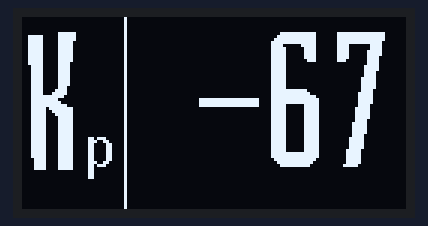
Simulated run of this sketch. Board: ESP32. Parts: 128×64 one-colour display.

Above: at 0.1 s.

The sketch:

OledWorks.ino
```cpp
#include <Arduino.h>
#include <U8g2lib.h>

#define U8X8_HAVE_HW_I2C
#ifdef U8X8_HAVE_HW_SPI
#include <SPI.h>
#endif
#ifdef U8X8_HAVE_HW_I2C
#include <Wire.h>
#endif

// works for arduino
//U8G2_SH1106_128X64_NONAME_F_SW_I2C u8g2(U8G2_R2, A5, A4, /* reset=*/ U8X8_PIN_NONE);

// half working for esp32
U8G2_SH1106_128X64_NONAME_F_SW_I2C u8g2(U8G2_R0, 9, 8, /* reset=*/ U8X8_PIN_NONE);

const unsigned char bahianita[4317] U8G2_FONT_SECTION("bahianita") =
  "[\0\4\4\5\6\4\7\7\42\77\0\365-\370\61\373\5\330\14@\20\300 \6\0@`\22!\27\247"
  "]`\23>Xa\244\376O\310\320\77\232\221x\30\230\260\27\0\42#\316\331/\25\12iD\204\20\21"
  "BD\10\21!D\204\20\21BD\10\21!\65\204\324\20RC\304\11\1#Wz\304\242V\305\205\7"
  "Aj\370(\342\243\210\217\42Mj\70\251\341\243\210\217\42>\212\64\251\341\244\6>H\362 \311\203t"
  "\244\206\223\32N\210\370(\342\243\310=P\361@\305\3\25\17\206\217\42M\212\64)\322\244\206\23\42N"
  "\210\370(\322\244H\223\32N\210\70\251\241\0$\42Ng\235\325\306\316w,\36<\10J\377\77\65\250"
  "\350A#\225\365)\375O\37\210h\261n\354\274\3%\210\271U`\27R\7I-B\204\341#\204G"
  "\14!;d\10\331!C\210\216\31Bt\314\224\203\306\214\34\64f\340\250\61\3G\215\31\67l\314\60"
  "bc\206\215\33\63\212\334\230Q\3\23\21D\65\362\24y`\343\201\215\7\67\36\330x`\344\201\15B"
  "I(\341\250t\244\306\214\33\66f\30\261\61\303\306\215\31En\314\250\201c\6\21\34\63h\344\230\61"
  "$\307\14!:\204\322!$\310\16!\61x\10\342!\247E\244N\21<\1&f\265U\340\65\236}"
  "F$\31\301a\4\207\21\34Fp\30\301a\4\207\21\34F\36\10y \344\201\224\7Q\36Dy\20"
  "\345A\224\7Q\36\310\203\61\17\310<\30\322\256\34\251r\204\314\21\62G\310\34!s\204\12\22*H"
  "\250\134\241r\205\312\25*W\250\134\241r\205\312\25*W\250\134\241\7\202\36\10z\20\312\35\0'\14"
  "\305\331\357\22^\320\177!\4\0(,\312\336\35\264B\226\42U\25\61RU\21#U\212\30U\304("
  "\33F\377\377\335\70b\344\306\21\243\216\30\261b\224\225*FY \0)+\312\336\35\224\302\215*F"
  "\254\30e\305hG\214:b\324\215#F\377\77\33F\263a\264\42FU)b\244\252\42F\252\240("
  "\0*Kzci\70\313\203#\17\216<\70\362\340\10\206\12Gn\314\60j\12\21:q\206\14\212\24"
  "$P= \371 \60{ \347\201\254~\20\360A!$CR\240\31\344\212\220\21R\305\6\205+\30"
  "\270<\260\362\300\312\3+\17\254,\0+\62\324\312\245\25\311\203 \17\202<\10\362 \310\203 \17\202"
  "<\10\362 \310\203 \370\340\207\344A\220\7A\36\304x \343\201\214\7\62\36\310x #\1,\22"
  "\246\311\134\62*\241\315$c\206\20\31B(\14\0-\10tH\252\25\376\0.\10\306``\23>\60"
  "/%\354\325\37\24)\34\71C\12GNH\303\221\3i\70rB\32\216\34H\207\3\351p\344@:"
  "\34HS\201\0\60&\260]\240u\24\271x\360\340\230\376\377F\204\12\22*H\250 \241\202\204\12\22"
  "\312\364\377g\17\36\34i\264\4\0\61\23\262U\240\65\326m\250u\375\377\377\377\237=\370\1\3\62%"
  "\257e\240\25\26\261iB\252\304\260\22\303J\14+\61\254\304\260\242\265\264\17\317\335C[\332\313\242\365"
  "\247\17~\63'\257]\240\25\26\261q\361\200X\62t\270+Z\177i\204\215\252EL\215\326\177\212."
  "Y\316T=x@\242\11\33\0\64e\263U\240\25\17_Kb,\211\261$\306\222\30Jd(\221\241"
  "DF\226 I\204$\21\222D\10\26!H\206 \31\202d\310\225!W\206\34!r\204\210\25\42V"
  "\210\30)b\244H\225\42U\212\252R\244\12\225*\364@\310\203\7(\36\214x\60\226<\0\362\0\310"
  "\3 \17\200<\0\362\0\310\3 \17\200\20\0\65)\257e\240\65\374\202,\375\333\242u\252j\21\233"
  "FK\353\337R\61\216\304\70\22\304H\20#A\214\4\231\23^\260Y\4\0\66-\260]\240u\330\64"
  "q\361\202X\211b$\212\221(F\242\30\211r#\312\326\337\62j\363\342\301\203c\372\377\263\7\17N"
  "\270a\245\6\0\67,\260]\240\25\376`\4\71\22\344H\20+A\254\4\61\42\343\10\223\255\226\60\331"
  "\272%[\267d\353\226l\335\222\255\323\262uZ\22\0\70@\260]\240\225\222-b\343\204T\21bD"
  "\210\21!F\204\30\21bD\210\21!F\204\30\21bD\210\21!F\204\30\221BE\334\260R\266\306"
  "\311\203R\352\322)\323\377\263\7\17N\270a\245\6\0\71*\260]\240uT\61y\361\300\230\376\377\331"
  "\3\23O\334\264\255\377b\134\211q%\210\225 V\202X\11B'^\70i\303\6\0:\16\346c`"
  "\23>\60\17\277|\360\300\0;\27\306\344\134\23>\60\17\277\64Q\11M\306\14!\62f\310 \61\0"
  "<#\362R\245\365\1\204\7\60\274,B\224\10Q\236Dy\324pi\303h\21\243\315V%\342\342\344"
  "A\204\1=\16\323I\247\25\376Ax\370\345\203\77\10>!\362R\245U\302\203 ^\30-b\304\207"
  "\61\276\272\260\311t\312\224-b\227\22m\361\361\0\202\3\77'\256]`\225\36|\260*W\310\60+"
  "YC\203\5\315\31\64g\260\240\71\203%K\22\245\237\216\35\17g\6\355\31\0@\226\276e`\31\376"
  "\7.\312\3\33Q\36\330\10\362\340F\220\7\67\202<\270\21\244X\215 \305j\4\241V#\10\235("
  "D\202\64!\22\304\7\221 >\210\4iB$H\23\42A\232\20\11\322\204H\220&D\202`\42\22"
  "\304\26\221 \305h\10\31GC\310\30\32\65\204L\251AD\10\221\32D\204\20\251AD\10\221\32D"
  "\204\20\251AD\10\221\32D\204\320\221AD\10\61\42B\350A\21B\17\212\20zPd<\340\361\200"
  "\307\3\36\17\230<\330\7\213\36,z\260\10\0A[\257M\240t\270!D\206\20\31Bd\10\221!"
  "D\206\20\221BD\12\21)D\244\20\221BD\12\21)D\244\20\221BD\12\21)D\244\20\221B"
  "D\12\21)D\244\20\11_\224\61Q\306D\241\22\205J\220*A\252\4\251\22\244J\220*A\252\304"
  "\260\22\303J\214\303\335\301\203\4B;m]\241\24\324\260`\61\212\304(\22\243H\14*\61\250\304\240"
  "\22\203J\14*\61\210\310 \42\203\210\14\42\62\210\310 \42\203\210\14\61\262D\15\213\7c\364\377o"
  "\36<h\1\0C\42\257] U\36|\60H\225f\231\221 F\202\30\11\262\364\377\267E\353gY"
  "i\365\340\203\22N\32DO\256]\340\24\24\255a\322\202\220\376G%\10\225 T\202P\11B%\10"
  "\225 T\202P\11B%\10\225 T\202P\11B%\10\225 T\202P\11B%\10\225 D\204\20"
  "\21BD\10\21!D\204\20\21BD\10\21!S\204\311\32E\251\0E\31\217\325\340T\372\11Y:"
  "\255\77e\303\315\242\242\365\377''\36\374\300\1F\27\255U`T\366\23\222\24\326\77d\301\205\232\202"
  "\365\377w\366\35\0G\36\220\335\240\65>x`,]B\134\36\246\377\333R\253\30q\210\177\227w\17"
  "~\200\342\1Hd\320\325\37\25\312\226*Q\252D\251\22\245J\224*Q\212H\251\22\245J\224*Q"
  "\252D\251\22\245J\224*Q\252D\251\22\245J\224*B\252\10\251\42D\220\370\11\251\42\244\212\220*"
  "B\214\10\61\42\304\210\20#B\214\10\61\42\245\210\224\42R\212H)\42\245J\224*Q\252D\251\22"
  "\245J\224*Q\214\60\1I\16\246U\240\22>\60Q\377\377\377\377\77J%\257M\240\64\355\323\372\177"
  "J\226\376\37\211\42Q\212\10)\42\244\210\24\42R\210H!\62\204\310\20\42\303\13\0Kc\320\325\337"
  "TWmU\242T\211R%J\225(U\242T\211R%J\221!E\206\24\31RdH\221!E\206"
  "\24\31RdH\15\242M\241U\351\224\61*\201\244\310\221\62F\12\25)T\244P\221BE\12\25)"
  "T\244P\221BE\12\25)T\244P\221BE\12\25)T\206P\31Be\10\225!T\2\0L\26"
  "\254] \24\214\331\317\312\325\377\377\377;\202\4\323<\370`\0MY\362\325\237\225\327\61\343\252\257F"
  "\244\32ab\320\10\23\203F\230\30\64\302\304\230!&\306\14\61\61f\210\21\61C\214Lbd\22#"
  "C\304\30\31\42\306\310\210\61fD\214\61#b\214\231Bf\12\231)d\246\220!B\206\10\31\32e"
  "h\320\241A\207\6\235\22t\366\376\367\0Nd\262U`\25\316\355\356\4\261\23\304N\20;A\354\4"
  "\261\23\304\216\14;B\352\10\251#\244\216\220:B\352\314\250\63\243\316\20:C\350\14\241\63\204\316\20"
  ":\64\350\320\240Cd\16\21AD\4\21\21TCP\15A\65\4\325\20T$P\221@\66\2\331\10"
  "d#\220\215@\66\2\31\273u'\306\235\30w\2\0O\27\256]\340T\224\264x@H\377\377\377\377"
  "\37=x\60b\325!\0P=\260M\340\24\332<qS\306\10\251\42\244\212\220*B\252\10\251\42\244"
  "\212\220*B\252\10\251\42\244\212\220*B\252\10\251\42\204\214\20\62B\310\10!#\204\312t\303H\31"
  "a\372\377O\1Q$\256^\334T\22\261x\360@T\376\377\377\377I\20$#\220\214x\360\203pc"
  "\311NK\224,Q\242E\11Rb\261M \25\334|S\306\14\251\62\244\312\220*C\252\14\251\62\244"
  "\312\220*C\252\14\251\62\244\312\220*C\252\14\251\62\244\312\220*C\252\14\251\62\215\32\261RG\204"
  "\34\21rd\210\221)E\246\24\241B\204\12\221\42D\212\20\251\62\244\312\220*C\252\14\251\62\244\312"
  "\20#C\214\14\61\62\304\310\20+S \255U`\64\36|P\202$]\26\254\177\230\350\301\222e\347"
  "\14\326\377\222.\37<`\261\4\0T\22oMa\64\36\70iU\264\376\377\377\377\177\5\0U\23\255"
  "]\340\24Q\341\377\377\177v\377\317\36|\240\2\0V_\321\305\237\24\12\222(G\242\34\211r$\312"
  "\221(G\242\34\21rD\310\215!\67\246\24\231RdJ\21\42E\210\24!R\204H\215\42\65\212\324"
  "\250B\303\10\15#\64\214\320\60\62\304\310\214#\63p\314\300\61\3\211\14$\62\220\310@\42#\207\10"
  "\35\42t\210\320!B\257\265m\341\252I\213\3W\241\265E`\25\312\252-A\266\4\331\22dK\220"
  "-A\226\10\241AD\10\15\42Bh\20\21B\203\210\220!D\204\14!\42d\312\20!S\206\10\231"
  "\62D\310\224!B\246\14\21\62e\210\220\21!\206\314\220\21b\310\14\31\61\204\314\220\21C\310\14\31"
  "\61\204\314\20!C\310\14\21#d\320\20\61B\6\15\21#d\320\20\61#\6\215\30\63b\320\210\61"
  "#\6\215\20\64b\320\10Q\42\6\215\20%b\320\10Q\42\6\215\20%b\320\10Q\206F\210\62E"
  "\314\24\271R\344J\221+E\256\24\271R\3\213\0X_\262M\340\24\12*,Q\216H\71\42\305\312"
  "\20+S\252L\251\62\245\12\221*D\252PU\204\210\21\42F\246\34\221rD\312\21)G\244\340\220"
  "\202)\221^\212\62\241\302\42\3\311\220#C\216\320\70B\304\10\221*D\252\24\241R\204J\21*\66"
  "\250\30\231bd\312\215)G\244\34\11s\353\12Y\30\314\325\337\23\10\341o\362\337\224\30C$\321\261"
  "r\5\351\377\377\217\0Z*\257U\340\64\330\64q\322\16e\321Z\26\255e\321\232\22\255)\321\232\222"
  "%Z)Y\242\225\222\245\264(YJU=\370\300\1[\22\312\336\35\24> F\377\377\377\377\377\77"
  "{\360\0\134*\354\325\37\24F\216$Hr\226\4I\316\222 \225\263$H\345\224\4\251\234\222 -"
  "\247$H\313\221\4i\71\222 A!\0]\21\252\336\35\24>\243\377\377\377\377\377\317\36< ^\42"
  "\264Q)\26\311\3(\17\300\64Z\245DH\22\42G\214\24\301QC\307\14\36\61\232Dx\0\42\0"
  "_\11\224\330\234\26\376A\1`\16\11\311\364R\204\21*U\31eA\0a\62\256T\240\64\326\254a"
  "Y\224\376OX\364\202P\11B%\10\225 T\202P\11B%\10\225 T\202P\11B%\10\225 "
  "T\202P\11B%\134\64ab\27\314]\240\24\10\322\37\256x\360@\21\376\377\377\77z\320B\5\0"
  "c\34\254\134 T\222\250XAh\4\241\21\204F\20\244\377\377\77,W\316\30\213%\12d\30\315]"
  "\340\24\353/I<\370@Q\376\377\377Gj\324<x\340\202\1e\42\255\134\240\64\224\260`A\12\77"
  "\312\37=x\300\204$\375\63\21\244F\220\32Aj\4\251\21\234\254\0f\26\254E \223\320\344\206 "
  "\255\36<\60C\220\376\377\377\377\25\0g@\60N\234\224GOLh\21\217H\15\42\65\210\324 R"
  "\203H\15\242\377Q\31Be\10\225!T\206P\31Be\10\225!T\206P\31Be\30\261R\66z"
  "n]|P\20\77|P\304\15\13\0hV\316]\340\64\206\322\237\256i\321\202\24\11R$H\221 "
  "E\202\24\11R$H\221 E\202\24\11R$H\221 E\202\24\11R$H\221 E\202\24\11R"
  "$H\221 E\202\24\11R$H\221 T\202P\11B%\10\225 T\202P\11B%\10\225 \244"
  "\221\1i\24&V\237\22\276(\17\264D\375/\210\320\377\377'%jj\35H\307\332R\354My\250"
  "\312\324\377\377\277!D\377\67e\310TR\246\14\241a\242\0kO\315]`\24H\322\77\312#\22\204"
  "H\20\42A\210\4!\22\204H\20\42Ah\10\241!\204\206\20\32B\206\210\32TjX\20\61A\246"
  "\310 \42\203\210\14\42\62\210\310 \42\203\210\14\42\62\210\310 \42\203\210\14\42\62\210\310 \42\203\210"
  "\14*l\21\247U\240\22\212TC\377\377\377\377\277\61a\1mp\327\324\237\66T/~@h\24\233"
  "QlF\261\31Ej\314(RcF\221\32\63\212\324\230Q\244\306\214\42\65f\24\251\61\243H\215\31"
  "Ej\314(RcF\221\32\63\212\324\230Q\244\306\214\42\65\206\20\251\61\204H\215!Dj\14!R"
  "c\10QC\210\32B\324\20\242\206\20\65\204\250!D\15!j\10QC\210\222B\224\24\42\264\210\220"
  "y \6n\20\254\134\240T\220<h\204\377\377\377\377\210\0o\24\255\134\340T\322<p\205\377\377\377"
  "\257\36\274Xt\6\0p\27\254]\234\24V<p\203\10\377\377\377\217\36|`\202 \375\20\0q\25"
  "\255]\334\64\36|\240(\377\377\377\217\36<p\301\222\376\0r\23\253\134\340\23\222<X\241\6G\347"
  "\350\377\377\377\16\0s\34\252\134 \64\36<\70\62n\336\21\243\263\63\17J\244*F\377\273q\17\36"
  "\260\0t\37\256M\340\223\306\316)-WtD\224\376\377\377\321\30Bc\10\215!\64\246\314\230\215T"
  "%u\23\255\134\340\64F\221\30\205\377\377\377\177\365\340I\22\0vJ\357L_\24\212\345J\25\21R"
  "DH\21!E\204\24\21RD\12\221!\64\210\320 B\203\310\20\42C\210\14!\62\303\306\14\33\63"
  "l\314\260\61\303\210\14#\62n\210\300\21\3G\14\34\61p\304\300\21\3G\10\255O\11\17\3wm"
  "\66M\37\366\201\224\7\242X\37\223(L\242\20%\204(!D\11!J\310\24\42B\306\14\21\62f"
  "\210\220\61\63\206\214\231\61d\314\214!#b\314\240!C\304\14\32\62\243!\63\32\62\243!\63\32\42"
  "f\310\240!\202\204\210\32\42H\210\250\21\203F\210\32\61h\204\60\21\203F\10\23\61\310\230\10a\365"
  "g\344\212\221+\67p<\240\361\0xN\360L\240t\313\222(F\242\30\21bD\12\221)D\246\20"
  "\375\212\314\60\62\303\310\214\33Bn\10\271!\3I\214\34\61\362\340A\14\207\14\34B\214\10\61\42\304"
  "\310\220\42Cj\20\251AeH\221!E\206T\21REH\225(\226.]\1yR\17\316Z\24\212"
  "\345\252\4)\42\244\210\220\42B\212H!\42\205\310\20\32Dh\20\241Ad\10\221!D\206\324\30R"
  "c\206\21\31Fd\30\221aD\306\15\31\67b\340\210\201#\6\216\30x\322d\321\272%;\226R\262"
  "DK\26%Z\262ha\341a\1z*\255L\340\63\324,a\261\354$\301\202$),H\222\302\202"
  "$),H\222\302\202$)\254\220$\301\12\11\256Y\262F\5\0\0\0\0\4\377\377\0";

void setup(void) {
  u8g2.begin();
}

void loop(void) {
  // u8g2.clearBuffer();					// clear the internal memory
  // u8g2.setFont(u8g2_font_ncenB08_tr);	// choose a suitable font
  // u8g2.drawStr(0,10,"Hello World!");	// write something to the internal memory
  // u8g2.sendBuffer();					// transfer internal memory to the display
  // delay(1000);

  // u8g2.firstPage();
  // do {
  //   u8g2.setFont(u8g2_font_ncenB14_tr);
  //   u8g2.setCursor(0, 20);
  //   u8g2.print(F("Hello World!"));
  // } while ( u8g2.nextPage() );
  // delay(2000);

  u8g2.firstPage();
  do {
    char m_str[3];
    strcpy(m_str, u8x8_u8toa(67, 2));
    //u8g2_font_dystopia_tr
    //u8g2_font_t0_22_tr
    u8g2.setFont(bahianita);
    u8g2.drawStr(0,50,"K");
    u8g2.setFont(u8g2_font_t0_22_tr);
    u8g2.drawStr(20,50, "p");
    u8g2.setFont(bahianita);
    //u8g2.drawStr(34,50,"=");
    u8g2.drawLine(34, 0, 34, 63);
    u8g2.drawStr(58,50,"-");
    u8g2.drawStr(80,50,m_str);

  } while ( u8g2.nextPage() );
}
```
